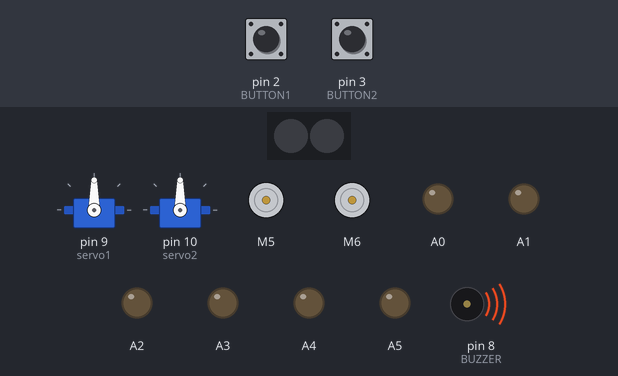
Bench run of a sketch on a simulated Arduino Uno, built with avr-gcc and run on an emulated ATmega328P. Parts: 2 RGB LEDs in strip order, left to right, 2 × servo, 2 × DC motor (green arrow = forward, orange = backward, longer = faster), output pins drawn as LEDs (lit = HIGH), buzzer (waves = sounding). The inputs (shaded band) are chosen by the test bench; at power-on: pin 2 (BUTTON1) HIGH, pin 3 (BUTTON2) HIGH. Dim RGB values are drawn brighter than linear; pins used as bus, display or sensor lines are not drawn; what the sketch prints to the serial monitor is not drawn.

Above: at 0.1 s.
At 12.0 s:
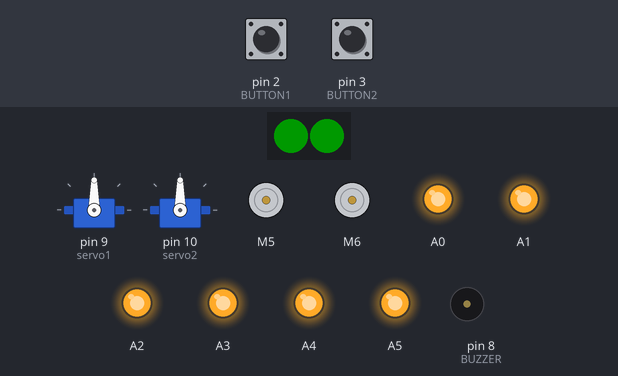
At 12.5 s:
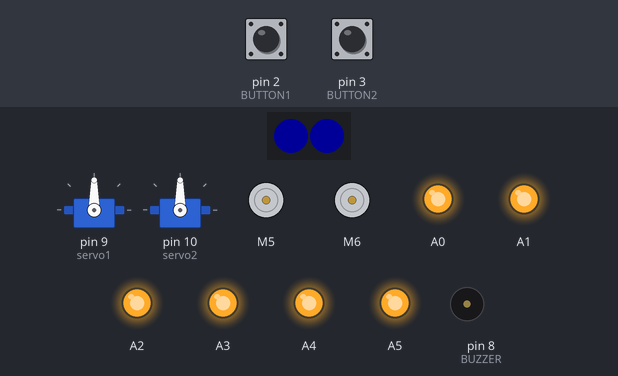
At 13.0 s:
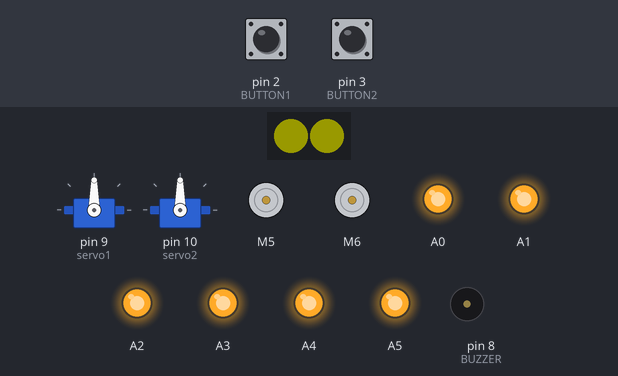
At 14.0 s:
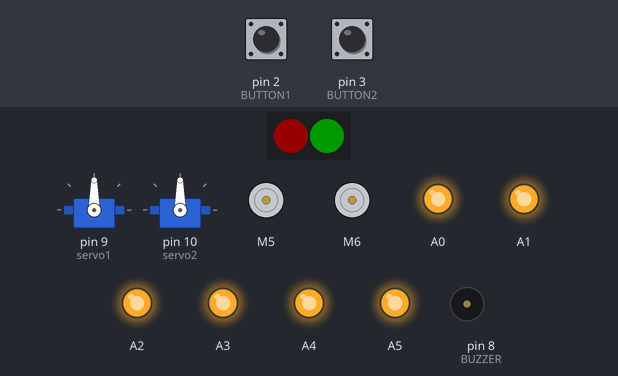
At 19.2 s:
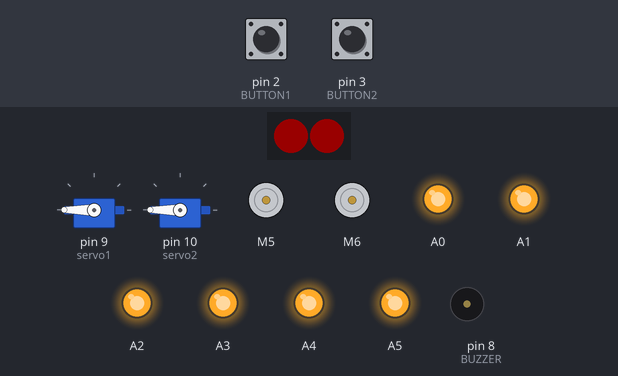
Timing chart, 0 to 25.7 s (numbered marks = the images above):
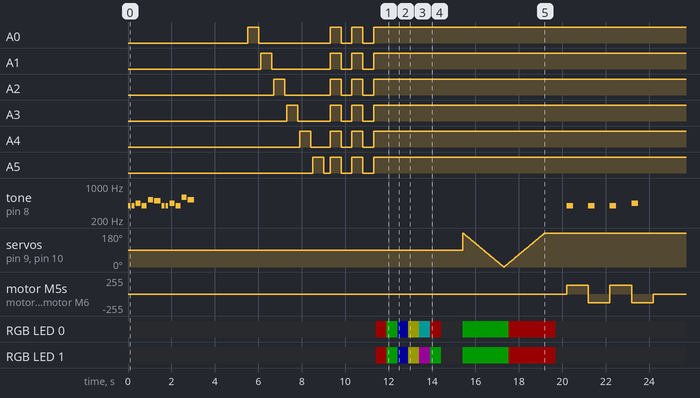

The sketch:

Demo_Code.ino
```cpp
/*******************************************************************************
 * Robo Uno Shield - Out-Of-The-Box (OOTB) Demo Code
 *
 * Welcome to the world of the Robo Uno Shield!
 * This program demonstrates the core features of the Robo Uno Shield, including:
 * 1. Happy Birthday melody on the buzzer
 * 2. Sequential LED blinking (D0-D3, A0-A5), followed by all LEDs blinking
 * 3. RGB LED color cycling
 * 4. Servo motor sweeping between 0° and 180° with RGB feedback
 * 5. Motor running forward and backward using Cytron Motor Driver library
 * 6. Button-triggered buzzer and RGB LED color changes
 *
 * Author: Cytron Technologies Sdn Bhd
 * Company: Cytron Technologies Sdn. Bhd.
 * Website: www.cytron.io
 *******************************************************************************/

#include <Servo.h>
#include "CytronMotorDriver.h"
#include <Adafruit_NeoPixel.h>

// Pin Definitions
#define BUZZER 8
#define RGB_PIN 13
#define BUTTON1 2  // Button on D2
#define BUTTON2 3  // Button on D3

//LED
#define LED_D0 0
#define LED_D1 1
#define LED_D2 2
#define LED_D3 3

// Motor Driver
CytronMD motor1(PWM_DIR, 5, 4);  // Motor 1: PWM = Pin 5, DIR = Pin 4
CytronMD motor2(PWM_DIR, 6, 7);  // Motor 2: PWM = Pin 6, DIR = Pin 7

// Servo
Servo servo1;
Servo servo2;

// RGB LED
Adafruit_NeoPixel rgb(2, RGB_PIN, NEO_GRB + NEO_KHZ800);

// Buzzer Melody
int melody_note[] = { 392, 392, 440, 392, 523, 494, 392, 392, 440, 392, 587, 523 };
int melody_duration[] = { 130, 130, 230, 230, 230, 300, 130, 130, 230, 230, 230, 300 };
int melody_length = sizeof(melody_note) / sizeof(melody_note[0]);

// Function Prototypes
void playHappyBirthday();
void blinkAllLEDs();
void demoRGB();
void servoDemo();
void motorDemo();
void buttonAction(int note1, int note2, int note3);
void setRGBColor(int r, int g, int b, int r2 = 0, int g2 = 0, int b2 = 0);

void setup() {
  // Initialize Serial
  Serial.begin(9600);
  Serial.println("Robo Uno Shield OOTB Demo");

  // Set all LED pins as outputs
  pinMode(LED_D0, OUTPUT);
  pinMode(LED_D1, OUTPUT);
  pinMode(LED_D2, OUTPUT);
  pinMode(LED_D3, OUTPUT);
  pinMode(A0, OUTPUT);
  pinMode(A1, OUTPUT);
  pinMode(A2, OUTPUT);
  pinMode(A3, OUTPUT);
  pinMode(A4, OUTPUT);
  pinMode(A5, OUTPUT);

  // Initialize all pins to LOW
  digitalWrite(LED_D0, LOW);
  digitalWrite(LED_D1, LOW);
  digitalWrite(LED_D2, LOW);
  digitalWrite(LED_D3, LOW);


  // Initialize Buzzer
  pinMode(BUZZER, OUTPUT);

  // Initialize Buttons
  pinMode(BUTTON1, INPUT_PULLUP);
  pinMode(BUTTON2, INPUT_PULLUP);

  // Initialize RGB
  rgb.begin();
  rgb.setBrightness(25);  // 10% brightness (out of 255)
  rgb.show();

  // Initialize Servo
  servo1.attach(9);   // Servo on Pin 9
  servo2.attach(10);  // Servo on Pin 10


  /* =====START ROUTINE===== */

  // Play Happy Birthday on Buzzer
  playHappyBirthday();
  // delay(500);

  // Blink LEDs Individually
  blinkAllLEDs();
  // delay(500);

  // RGB Demo (R, G, B + Spectral Colors)
  demoRGB();
  delay(500);

  // Servo Demo (0° ↔ 180°)
  servoDemo();
  delay(500);

  // Motor Demo (Forward ↔ Reverse)
  motorDemo();
  delay(500);
}

void loop() {
  // Check Button 1 (D2)
  if (digitalRead(BUTTON1) == LOW) {
    setRGBColor(0, 255, 255, 255, 0, 255);  // Cyan (LED 0) + Magenta (LED 1)
    buttonAction(262, 659, 784);            // Play C, E, G
  }

  // Check Button 2 (D3)
  if (digitalRead(BUTTON2) == LOW) {
    setRGBColor(255, 255, 0, 0, 255, 128);  // Yellow (LED 0) + Emerald Green (LED 1)
    buttonAction(784, 659, 262);            // Play G, E, C
  }
  setRGBColor(0, 0, 0, 0, 0, 0);  // off RGB
}

// Function Definitions (as before)
void playHappyBirthday() {
  for (int i = 0; i < melody_length; i++) {
    tone(BUZZER, melody_note[i], melody_duration[i]);
    delay(melody_duration[i] + 50);
  }
  noTone(BUZZER);
}

void blinkAllLEDs() {
  // Clear all LEDs first
  // Digital pins D0-D3
  for (int pin = 0; pin <= 3; pin++) {
    digitalWrite(pin, LOW);
  }
  // Analog pins A0-A5
  for (int pin = A0; pin <= A5; pin++) {
    digitalWrite(pin, LOW);
  }
  delay(10);

  // Sequence through D0-D3
  for (int pin = 0; pin <= 3; pin++) {
    digitalWrite(pin, HIGH);
    delay(500);
    digitalWrite(pin, LOW);
    delay(100);
  }

  // Sequence through A0-A5
  for (int pin = A0; pin <= A5; pin++) {
    digitalWrite(pin, HIGH);
    delay(500);
    digitalWrite(pin, LOW);
    delay(100);
  }

  delay(200);

  // All LEDs on
  for (int pin = 0; pin <= 3; pin++) {
    digitalWrite(pin, HIGH);
  }
  for (int pin = A0; pin <= A5; pin++) {
    digitalWrite(pin, HIGH);
  }
  delay(500);

  // All LEDs off
  for (int pin = 0; pin <= 3; pin++) {
    digitalWrite(pin, LOW);
  }
  for (int pin = A0; pin <= A5; pin++) {
    digitalWrite(pin, LOW);
  }
  delay(500);

  // All LEDs on again
  for (int pin = 0; pin <= 3; pin++) {
    digitalWrite(pin, HIGH);
  }
  for (int pin = A0; pin <= A5; pin++) {
    digitalWrite(pin, HIGH);
  }
  delay(500);

  // All LEDs off
  for (int pin = 0; pin <= 3; pin++) {
    digitalWrite(pin, LOW);
  }
  for (int pin = A0; pin <= A5; pin++) {
    digitalWrite(pin, LOW);
  }
  delay(500);
  // All LEDs ON at end
  for (int pin = 0; pin <= 3; pin++) {
    digitalWrite(pin, HIGH);
  }
  for (int pin = A0; pin <= A5; pin++) {
    digitalWrite(pin, HIGH);
  }
  delay(100);
}

void demoRGB() {
  // Step 1: Both LEDs Red
  rgb.setPixelColor(0, rgb.Color(255, 0, 0));  // LED 0: Red
  rgb.setPixelColor(1, rgb.Color(255, 0, 0));  // LED 1: Red
  rgb.show();
  delay(500);

  // Step 2: Both LEDs Green
  rgb.setPixelColor(0, rgb.Color(0, 255, 0));  // LED 0: Green
  rgb.setPixelColor(1, rgb.Color(0, 255, 0));  // LED 1: Green
  rgb.show();
  delay(500);

  // Step 3: Both LEDs Blue
  rgb.setPixelColor(0, rgb.Color(0, 0, 255));  // LED 0: Blue
  rgb.setPixelColor(1, rgb.Color(0, 0, 255));  // LED 1: Blue
  rgb.show();
  delay(500);

  // Step 4: Both LEDs Yellow
  rgb.setPixelColor(0, rgb.Color(255, 255, 0));  // LED 0: Yellow
  rgb.setPixelColor(1, rgb.Color(255, 255, 0));  // LED 1: Yellow
  rgb.show();
  delay(500);

  // Step 5: LED 0 Cyan, LED 1 Magenta
  rgb.setPixelColor(0, rgb.Color(0, 255, 255));  // LED 0: Cyan
  rgb.setPixelColor(1, rgb.Color(255, 0, 255));  // LED 1: Magenta
  rgb.show();
  delay(500);

  // Step 6: LED 0 Red, LED 1 Green
  rgb.setPixelColor(0, rgb.Color(255, 0, 0));  // LED 0: Red
  rgb.setPixelColor(1, rgb.Color(0, 255, 0));  // LED 1: Green
  rgb.show();
  delay(500);

  // Step 7: Turn off both LEDs
  rgb.clear();
  rgb.show();
  delay(500);
}


void setRGBColor(int r, int g, int b, int r2, int g2, int b2) {
  rgb.setPixelColor(0, rgb.Color(r, g, b));     // First LED
  rgb.setPixelColor(1, rgb.Color(r2, g2, b2));  // Second LED
  rgb.show();
}

void servoDemo() {
  for (int i = 180; i >= 0; i--) {
    servo1.write(i);
    servo2.write(i);
    rgb.setPixelColor(0, rgb.Color(0, 255, 0));  // LED 0: Green
    rgb.setPixelColor(1, rgb.Color(0, 255, 0));  // LED 1: Green
    rgb.show();
    delay(10);
  }
  for (int i = 0; i <= 180; i++) {
    servo1.write(i);
    servo2.write(i);
    rgb.setPixelColor(0, rgb.Color(255, 0, 0));  // LED 0: Red
    rgb.setPixelColor(1, rgb.Color(255, 0, 0));  // LED 1: Red
    rgb.show();
    delay(10);
  }
  delay(500);
  rgb.setPixelColor(0, rgb.Color(0, 0, 0));  // LED 0: Green
  rgb.setPixelColor(1, rgb.Color(0, 0, 0));  // LED 1: Green
  rgb.show();
}

void motorDemo() {
  for (int i = 0; i < 2; i++) {
    motor1.setSpeed(128);  // Forward at 50% speed
    motor2.setSpeed(128);
    tone(BUZZER, melody_note[i % melody_length], 300);
    delay(1000);

    motor1.setSpeed(-128);  // Reverse at 50% speed
    motor2.setSpeed(-128);
    tone(BUZZER, melody_note[(i + 1) % melody_length], 300);
    delay(1000);
  }
  motor1.setSpeed(0);
  motor2.setSpeed(0);
  noTone(BUZZER);
}

void buttonAction(int note1, int note2, int note3) {
  tone(BUZZER, note1, 100);
  delay(100);
  tone(BUZZER, note2, 100);
  delay(100);
  tone(BUZZER, note3, 100);
  delay(100);
  noTone(BUZZER);
  delay(100);
}
```
